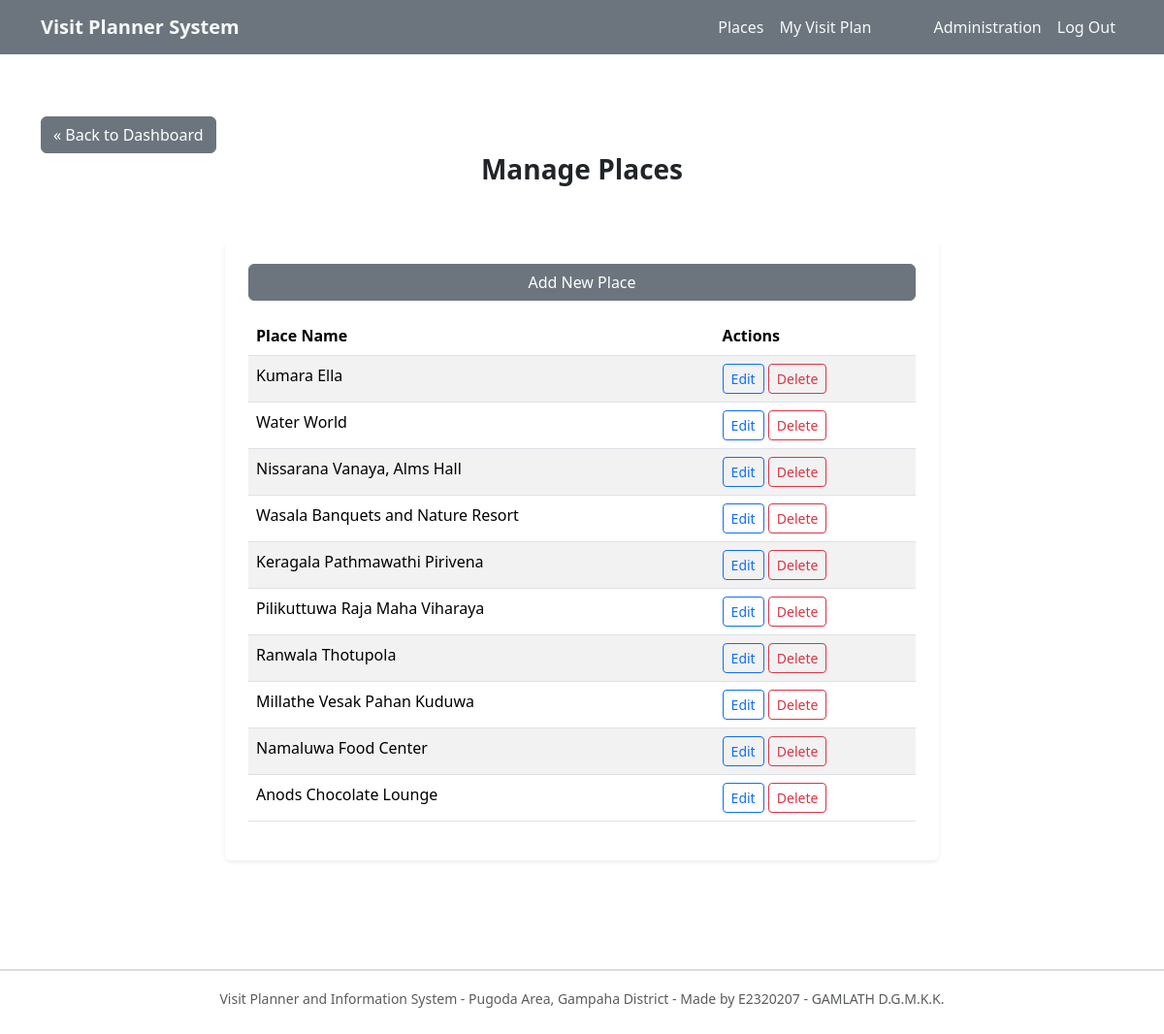
/admin/manage_places.php (signed in), run on the app's committed database.
### tables this page shows
CREATE TABLE IF NOT EXISTS place (
    place_id           INT AUTO_INCREMENT PRIMARY KEY,
    place_name         VARCHAR(255) NOT NULL,
    place_description  TEXT NOT NULL,
    opening_time       VARCHAR(255) DEFAULT 'Not Applicable',
    travel_tip         VARCHAR(255),
    distance_km        DECIMAL(5,2),
    latitude           DECIMAL(10,7),
    longitude          DECIMAL(10,7),
    image_path         VARCHAR(255),
    created_at         TIMESTAMP DEFAULT CURRENT_TIMESTAMP,
    updated_at         TIMESTAMP DEFAULT CURRENT_TIMESTAMP ON UPDATE CURRENT_TIMESTAMP,
    category_id        INT NOT NULL,
    FOREIGN KEY (category_id) REFERENCES category(category_id)
        ON DELETE RESTRICT ON UPDATE CASCADE
);

### admin/manage_places.php (the view, shortened to what this page needs)
<?php
include __DIR__ . '/../includes/header.php';
require_once __DIR__ . '/../includes/db.php';
?>
<div class="container py-5">
    <a href="admin_dashboard.php" class="btn btn-<?= $theme_color ?> mt-3">&laquo; Back to Dashboard</a>
    <div class="row justify-content-center mb-5">
        <div class="col-md-6 text-center">
            <h1 class="h3 fw-bold">Manage Places</h1>
        </div>
    </div>
    <div class="row justify-content-center">
        <div class="col-md-8 col-sm-10">
            <div class="card shadow-sm border-0">
                <div class="card-body p-4">
                    <a href="add_place.php" class="btn btn-<?= $theme_color ?> w-100 mb-3">Add New Place</a>
                    <table class="table table-striped table-hover">
                        <thead>
                            <tr>
                                <th scope="col">Place Name</th>
                                <th scope="col">Actions</th>
                            </tr>
                        </thead>
                        <tbody>
                            <?php
                            $sql = "SELECT place_id, place_name FROM place";
                            $result = $conn->execute_query($sql);
                            while ($row = $result->fetch_assoc()): ?>
                                <tr>
                                    <td><?= htmlspecialchars($row['place_name'], ENT_QUOTES, 'UTF-8'); ?></td>
                                    <td>
                                        <a href="edit_place.php?place_id=<?= urlencode($row['place_id']); ?>" class="btn btn-sm btn-outline-primary">Edit</a>
                                        <a href="delete_place.php?place_id=<?= urlencode($row['place_id']); ?>" class="btn btn-sm btn-outline-danger" onclick="return confirm('Are you sure you want to delete this place?');">Delete</a>
                                    </td>
                                </tr>
                            <?php endwhile; ?>
                        </tbody>
                    </table>
                </div>
            </div>
        </div>
    </div>
</div>
<?php
include __DIR__ . '/../includes/footer.php';
?>

### data on the page
place: place_name "Kumara Ella"
place: place_name "Water World"
place: place_name "Nissarana Vanaya, Alms Hall"
place: place_name "Wasala Banquets and Nature Resort"
place: place_name "Keragala Pathmawathi Pirivena"
place: place_name "Pilikuttuwa Raja Maha Viharaya"
place: place_name "Ranwala Thotupola"
place: place_name "Millathe Vesak Pahan Kuduwa"
place: place_name "Namaluwa Food Center"
place: place_name "Anods Chocolate Lounge"
